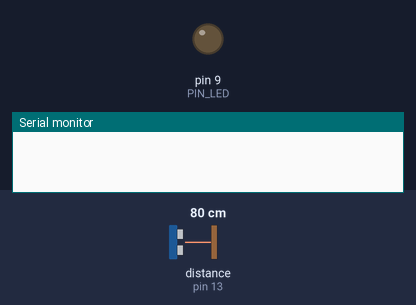
Bench run of a sketch on a simulated Arduino Uno, built with avr-gcc and run on an emulated ATmega328P. On the bench: output pins drawn as LEDs (lit = HIGH), the last lines printed to the serial monitor. Wiring (inferred from the names in the program): ultrasonic range finder: trigger pin 12; echo pin 13. The test bench sets the inputs (shaded band); at power-on: distance to the obstacle (sensor on pin 13) 80 cm. The echo pulse lasts 58.3 µs per cm; pins used as bus, display or sensor lines are not drawn.

Above: at 0.05 s.
At 1.2 s:
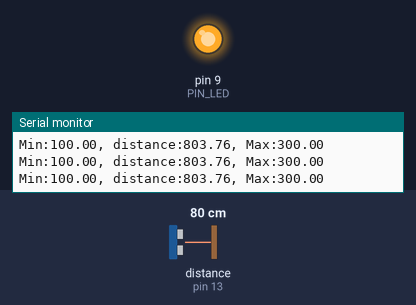
1.3 s: distance to the obstacle (sensor on pin 13) set to 18 cm
At 1.5 s:
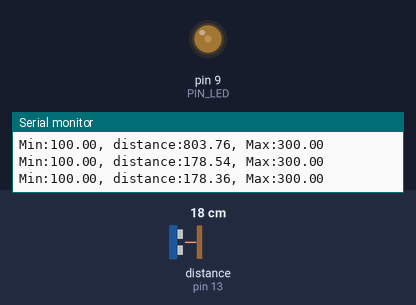
4.3 s: distance to the obstacle (sensor on pin 13) set to 2 cm
Timing chart, 0 to 7.3 s (numbered marks = the images above; inputs shaded):
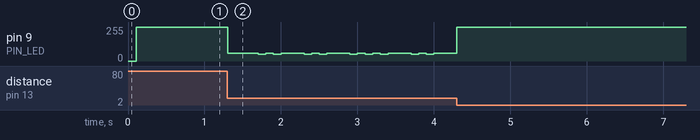

The sketch:

08_example_2.ino
```cpp
#define PIN_LED  9
#define PIN_TRIG 12
#define PIN_ECHO 13

#define SND_VEL 346.0
#define INTERVAL 100
#define PULSE_DURATION 10
#define _DIST_MIN 100.0
#define _DIST_MAX 300.0

#define TIMEOUT ((INTERVAL / 2) * 1000.0)
#define SCALE (0.001 * 0.5 * SND_VEL)

unsigned long last_sampling_time;

void setup() {
  pinMode(PIN_LED, OUTPUT);
  pinMode(PIN_TRIG, OUTPUT);
  pinMode(PIN_ECHO, INPUT);
  digitalWrite(PIN_TRIG, LOW);

  Serial.begin(9600);
}

void loop() {
  float distance;

  if (millis() < (last_sampling_time + INTERVAL))
    return;

  distance = USS_measure(PIN_TRIG, PIN_ECHO);

  int ledBrightness = 255;

  if (distance < _DIST_MIN) {
    ledBrightness = 255;
  } else if (distance > _DIST_MAX) {
    ledBrightness = 255;
  } else if (distance < 150) {
    ledBrightness = map(distance, _DIST_MIN, 150, 255, 128);
  } else if (distance < 200) {
    ledBrightness = map(distance, 150, 200, 128, 0);
  } else if (distance < 250) {
    ledBrightness = map(distance, 200, 250, 0, 128);
  } else {
    ledBrightness = map(distance, 250, _DIST_MAX, 128, 255);
  }

  analogWrite(PIN_LED, ledBrightness);

  Serial.print("Min:");        Serial.print(_DIST_MIN);
  Serial.print(", distance:"); Serial.print(distance);
  Serial.print(", Max:");      Serial.print(_DIST_MAX);
  Serial.println("");

  last_sampling_time += INTERVAL;
}

float USS_measure(int TRIG, int ECHO) {
  digitalWrite(TRIG, HIGH);
  delayMicroseconds(PULSE_DURATION);
  digitalWrite(TRIG, LOW);

  return pulseIn(ECHO, HIGH, TIMEOUT) * SCALE;
}
```

Measured:
- after the input at 1.3 s, pin 9 (PIN_LED): 255/255 → 57/255 at once, → 49/255 0.40 s later, → 57/255 0.10 s later, → 49/255 0.10 s later, … (19 changes in this stretch)
